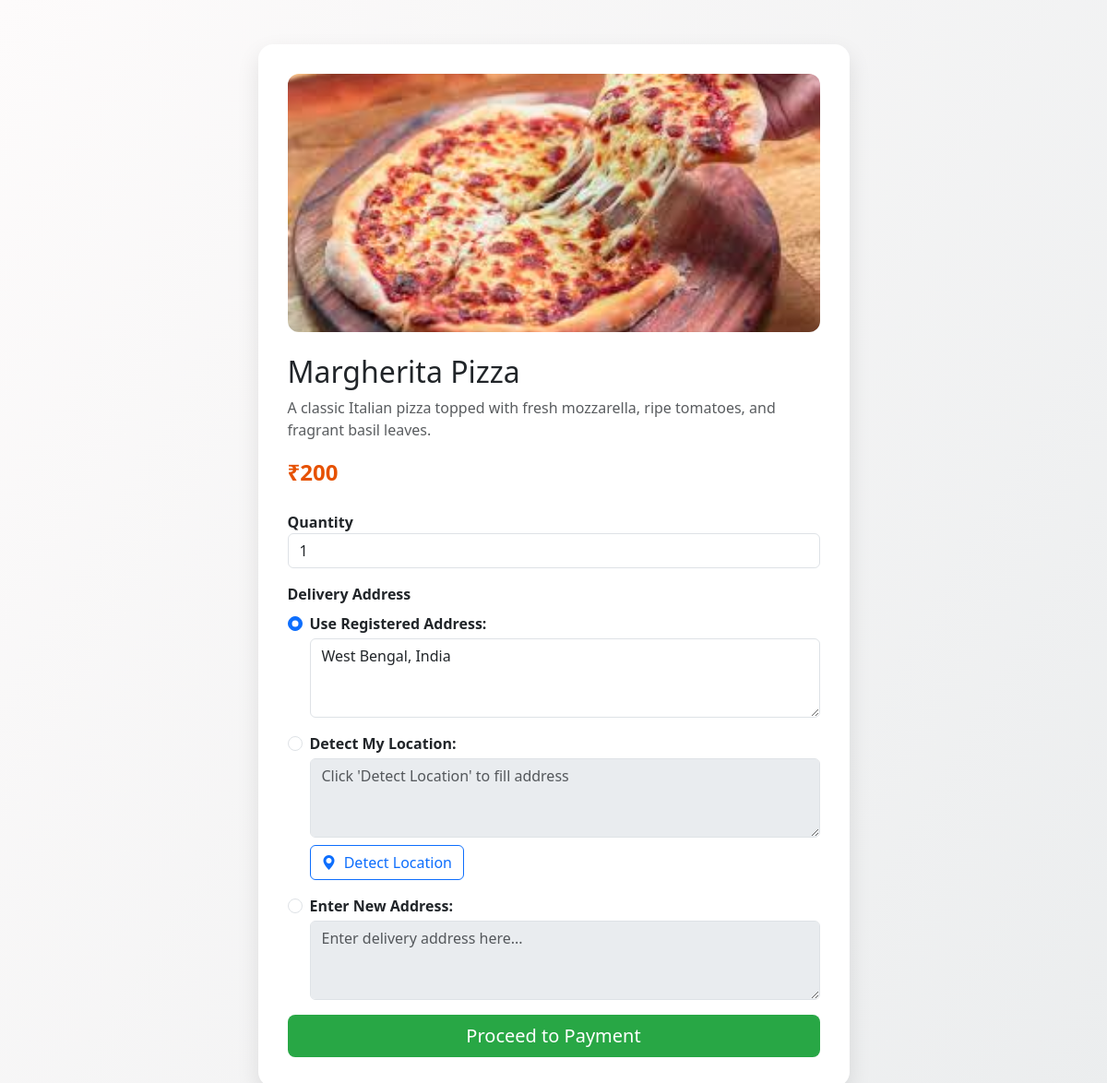
Screenshot of /Homepage/order_details.php?res_id=1&item_id=4 (signed in) with the database file from the repository.
### tables this page shows
CREATE TABLE `item` (
  `item_id` int(11) NOT NULL,
  `res_id` int(11) NOT NULL,
  `name` varchar(50) NOT NULL,
  `price` int(11) NOT NULL,
  `description` text NOT NULL,
  `image` text NOT NULL
);

CREATE TABLE `user` (
  `user_id` int(11) NOT NULL,
  `name` varchar(50) NOT NULL,
  `email` varchar(50) NOT NULL,
  `phone` varchar(50) NOT NULL,
  `address` text NOT NULL,
  `password` text NOT NULL
);

### Homepage/order_details.php (the view, shortened to what this page needs)
<?php
include_once "connection.php";
$res_id = $_GET['res_id'] ?? '';
$item_id = $_GET['item_id'] ?? '';
$res = mysqli_query($con, "SELECT * FROM item WHERE res_id='" . mysqli_real_escape_string($con, $res_id) . "' AND item_id='" . mysqli_real_escape_string($con, $item_id) . "'");
$food = mysqli_fetch_array($res);
$image = htmlspecialchars(basename($food['image']));
$name = htmlspecialchars($food['name']);
$description = htmlspecialchars($food['description']);
$price = htmlspecialchars($food['price']);
$prefilled_address = "";
$email = $_SESSION['email'];
$user_q = mysqli_query($con, "SELECT * FROM user WHERE email='$email'");
if ($user_q && mysqli_num_rows($user_q) > 0) {
    $user = mysqli_fetch_assoc($user_q);
    $prefilled_address = htmlspecialchars($user['address']);
}
?>
<!DOCTYPE html>
<html lang="en">
<head>
  <link href="https://cdn.jsdelivr.net/npm/bootstrap@5.3.0/dist/css/bootstrap.min.css" rel="stylesheet" />
  <link href="https://cdn.jsdelivr.net/npm/bootstrap-icons@1.10.5/font/bootstrap-icons.css" rel="stylesheet" />
</head>
<body>
<div class="container py-5">
  <div class="row justify-content-center">
    <div class="col-lg-7 col-md-9">
      <div class="order-wrapper">
        <img src="../uploads/<?php echo $image; ?>" class="img-fluid card-img-top mb-4" alt="<?php echo $name; ?>" />
        <h2 class="mb-2"><?php echo $name; ?></h2>
        <p class="text-muted mb-3"><?php echo $description; ?></p>
        <p class="price mb-4">₹<?php echo $price; ?></p>
        <form action="" method="POST" id="orderForm">
          <div class="mb-3">
            <label for="quantity">Quantity</label>
            <input
              type="number"
              class="form-control"
              id="quantity"
              name="quantity"
              value="1"
              min="1"
              required
            />
          </div>
          <div class="mb-3">
            <label class="form-label d-block fw-bold mb-2">Delivery Address</label>
            <div class="form-check">
              <input
                class="form-check-input"
                type="radio"
                name="address_option"
                id="use_saved"
                value="saved"
                checked
              />
              <label class="form-check-label" for="use_saved">
                Use Registered Address:
              </label>
              <textarea
                class="form-control mt-1 address-textarea"
                readonly
                rows="3"
              ><?php echo $prefilled_address ?: 'Not Available'; ?></textarea>
            </div>
            <div class="form-check mt-3">
              <input
                class="form-check-input"
                type="radio"
                name="address_option"
                id="use_detected"
                value="detected"
              />
              <label class="form-check-label" for="use_detected">
                Detect My Location:
              </label>
              <textarea
                class="form-control mt-1 address-textarea"
                id="detected_address"
                name="detected_address"
                rows="3"
                readonly
                placeholder="Click 'Detect Location' to fill address"
              ></textarea>
              <button type="button" class="btn btn-outline-primary mt-2" id="detectLocationBtn">
                <i class="bi bi-geo-alt-fill me-1"></i> Detect Location
              </button>
            </div>
            <div class="form-check mt-3">
              <input
                class="form-check-input"
                type="radio"
                name="address_option"
                id="use_manual"
                value="manual"
              />
              <label class="form-check-label" for="use_manual">
                Enter New Address:
              </label>
              <textarea
                class="form-control mt-1 address-textarea"
                id="manual_address"
                name="manual_address"
                rows="3"
                placeholder="Enter delivery address here..."
                disabled
              ></textarea>
            </div>
          </div>
          <div class="d-grid">
            <button type="submit" class="btn btn-success btn-lg">Proceed to Payment</button>
          </div>
        </form>
      </div>
    </div>
  </div>
</div>
</body>
</html>

### Homepage/order_details.php (style rules this page uses)
body { background: linear-gradient(120deg, #fdfbfb, #ebedee); font-family: 'Segoe UI', Tahoma, Geneva, Verdana, sans-serif; }
.order-wrapper { background: #fff; border-radius: 1rem; box-shadow: 0 10px 25px rgba(0,0,0,0.1); overflow: hidden; padding: 2rem; }
.card-img-top { height: 280px; object-fit: cover; border-radius: 0.75rem; }
.price { font-size: 1.5rem; font-weight: bold; color: #e65100; }
.btn-success { background-color: #28a745; border: none; }
label { font-weight: 600; }
.address-textarea { resize: vertical; }

### rows the page displays
item: image (picture), name "Margherita Pizza", description "A classic Italian pizza topped with fresh mozzarella, ripe tomatoes, and fragrant basil leaves.", price "200"
user: address "West Bengal, India"
